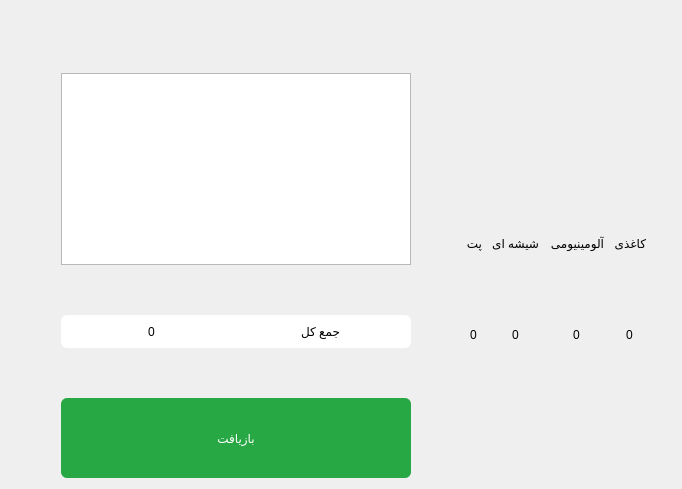
      <widget class="QWidget" name="pageAutoDeliveryItems">
       <layout class="QVBoxLayout" name="verticalLayout_9">
        <property name="spacing">
         <number>50</number>
        </property>
        <property name="topMargin">
         <number>9</number>
        </property>
        <item>
         <layout class="QHBoxLayout" name="horizontalLayout_4">
          <property name="spacing">
           <number>50</number>
          </property>
          <property name="leftMargin">
           <number>50</number>
          </property>
          <property name="topMargin">
           <number>0</number>
          </property>
          <property name="rightMargin">
           <number>20</number>
          </property>
          <item>
           <layout class="QVBoxLayout" name="verticalLayout_31">
            <item alignment="Qt::AlignHCenter">
             <widget class="QLabel" name="lblAutoSelectedItem">
              <property name="maximumSize">
               <size>
                <width>500</width>
                <height>16777215</height>
               </size>
              </property>
              <property name="styleSheet">
               <string notr="true">font: 24pt &quot;IRANSansFaNum&quot;;
color:#000000;</string>
              </property>
              <property name="text">
               <string/>
              </property>
              <property name="alignment">
               <set>Qt::AlignCenter</set>
              </property>
              <property name="wordWrap">
               <bool>true</bool>
              </property>
             </widget>
            </item>
            <item alignment="Qt::AlignHCenter">
             <widget class="QListWidget" name="listAutoDeliveryItems">
              <property name="sizePolicy">
               <sizepolicy hsizetype="Expanding" vsizetype="Expanding">
                <horstretch>0</horstretch>
                <verstretch>0</verstretch>
               </sizepolicy>
              </property>
              <property name="minimumSize">
               <size>
                <width>350</width>
                <height>0</height>
               </size>
              </property>
              <property name="maximumSize">
               <size>
                <width>16777215</width>
                <height>16777215</height>
               </size>
              </property>
              <property name="layoutDirection">
               <enum>Qt::RightToLeft</enum>
              </property>
              <property name="styleSheet">
               <string notr="true">font: 22pt &quot;IRANSans&quot;;
color:#000000;</string>
              </property>
              <property name="isWrapping" stdset="0">
               <bool>false</bool>
              </property>
              <property name="wordWrap">
               <bool>true</bool>
              </property>
             </widget>
            </item>
            <item>
             <widget class="QWidget" name="widget_5" native="true">
              <property name="sizePolicy">
               <sizepolicy hsizetype="Fixed" vsizetype="Fixed">
                <horstretch>0</horstretch>
                <verstretch>0</verstretch>
               </sizepolicy>
              </property>
              <property name="minimumSize">
               <size>
                <width>200</width>
                <height>0</height>
               </size>
              </property>
              <property name="maximumSize">
               <size>
                <width>350</width>
                <height>80</height>
               </size>
              </property>
              <property name="styleSheet">
               <string notr="true">background-color: rgb(255, 255, 255);
border-radius: 6px;</string>
              </property>
              <layout class="QHBoxLayout" name="horizontalLayout_9">
               <item>
                <widget class="QLabel" name="label_10">
                 <property name="styleSheet">
                  <string notr="true">font: 87 30pt &quot;IRANSansFaNum Black&quot;;
color:#000000;
</string>
                 </property>
                 <property name="text">
                  <string>0</string>
                 </property>
                 <property name="alignment">
                  <set>Qt::AlignCenter</set>
                 </property>
                </widget>
               </item>
               <item>
                <widget class="QLabel" name="label_3">
                 <property name="styleSheet">
                  <string notr="true">font: 22pt &quot;IRANSans&quot;;
color:#000000;</string>
                 </property>
                 <property name="text">
                  <string>جمع کل</string>
                 </property>
                 <property name="alignment">
                  <set>Qt::AlignCenter</set>
                 </property>
                </widget>
               </item>
              </layout>
             </widget>
            </item>
            <item>
             <widget class="QPushButton" name="btnAutoDeliveryRecycleItem">
              <property name="sizePolicy">
               <sizepolicy hsizetype="Fixed" vsizetype="Fixed">
                <horstretch>0</horstretch>
                <verstretch>0</verstretch>
               </sizepolicy>
              </property>
              <property name="minimumSize">
               <size>
                <width>200</width>
                <height>80</height>
               </size>
              </property>
              <property name="maximumSize">
               <size>
                <width>350</width>
                <height>80</height>
               </size>
              </property>
              <property name="styleSheet">
               <string notr="true">QPushButton{
background-color: #28a745;
color: rgb(255, 255, 255);
font: 24pt &quot;IRANSans&quot;;
padding: 3px; 
border: none; 
border-radius: 6px;
outline-style: none;
}
QPushButton:pressed {
background-color: #145222;
border-style: inset;
}</string>
              </property>
              <property name="text">
               <string>بازیافت</string>
              </property>
             </widget>
            </item>
           </layout>
          </item>
          <item>
           <layout class="QGridLayout" name="gridLayout_3">
            <property name="sizeConstraint">
             <enum>QLayout::SetDefaultConstraint</enum>
            </property>
            <property name="leftMargin">
             <number>5</number>
            </property>
            <property name="topMargin">
             <number>100</number>
            </property>
            <property name="rightMargin">
             <number>5</number>
            </property>
            <property name="bottomMargin">
             <number>100</number>
            </property>
            <property name="horizontalSpacing">
             <number>10</number>
            </property>
            <property name="verticalSpacing">
             <number>5</number>
            </property>
            <item row="3" column="3" alignment="Qt::AlignHCenter|Qt::AlignVCenter">
             <widget class="QLabel" name="lblNumCategory2">
              <property name="styleSheet">
               <string notr="true">font: 87 32pt &quot;IRANSansFaNum Black&quot;;
color:#000000;</string>
              </property>
              <property name="text">
               <string>0</string>
              </property>
             </widget>
            </item>
            <item row="1" column="4" alignment="Qt::AlignHCenter|Qt::AlignVCenter">
             <widget class="QLabel" name="lblPixmapCategory3">
              <property name="text">
               <string/>
              </property>
              <property name="pixmap">
               <pixmap>images/item/category3.png</pixmap>
              </property>
              <property name="scaledContents">
               <bool>true</bool>
              </property>
              <property name="alignment">
               <set>Qt::AlignCenter</set>
              </property>
             </widget>
            </item>
            <item row="1" column="2" alignment="Qt::AlignHCenter|Qt::AlignVCenter">
             <widget class="QLabel" name="lblPixmapCategory1">
              <property name="maximumSize">
               <size>
                <width>16777215</width>
                <height>16777215</height>
               </size>
              </property>
              <property name="baseSize">
               <size>
                <width>0</width>
                <height>0</height>
               </size>
              </property>
              <property name="text">
               <string/>
              </property>
              <property name="pixmap">
               <pixmap>images/item/category1.png</pixmap>
              </property>
              <property name="scaledContents">
               <bool>true</bool>
              </property>
              <property name="alignment">
               <set>Qt::AlignCenter</set>
              </property>
              <property name="wordWrap">
               <bool>false</bool>
              </property>
             </widget>
            </item>
            <item row="3" column="5" alignment="Qt::AlignHCenter|Qt::AlignVCenter">
             <widget class="QLabel" name="lblNumCategory4">
              <property name="styleSheet">
               <string notr="true">font: 87 32pt &quot;IRANSansFaNum Black&quot;;
color:#000000;</string>
              </property>
              <property name="text">
               <string>0</string>
              </property>
             </widget>
            </item>
            <item row="3" column="4" alignment="Qt::AlignHCenter|Qt::AlignVCenter">
             <widget class="QLabel" name="lblNumCategory3">
              <property name="styleSheet">
               <string notr="true">font: 87 32pt &quot;IRANSansFaNum Black&quot;;
color:#000000;</string>
              </property>
              <property name="text">
               <string>0</string>
              </property>
             </widget>
            </item>
            <item row="1" column="5" alignment="Qt::AlignHCenter|Qt::AlignVCenter">
             <widget class="QLabel" name="lblPixmapCategory4">
              <property name="frameShape">
               <enum>QFrame::NoFrame</enum>
              </property>
              <property name="frameShadow">
               <enum>QFrame::Plain</enum>
              </property>
              <property name="midLineWidth">
               <number>0</number>
              </property>
              <property name="text">
               <string/>
              </property>
              <property name="pixmap">
               <pixmap>images/item/category4.png</pixmap>
              </property>
              <property name="scaledContents">
               <bool>true</bool>
              </property>
              <property name="alignment">
               <set>Qt::AlignCenter</set>
              </property>
             </widget>
            </item>
            <item row="3" column="2" alignment="Qt::AlignHCenter|Qt::AlignVCenter">
             <widget class="QLabel" name="lblNumCategory1">
              <property name="styleSheet">
               <string notr="true">font: 87 32pt &quot;IRANSansFaNum Black&quot;;
color:#000000;</string>
              </property>
              <property name="text">
               <string>0</string>
              </property>
             </widget>
            </item>
            <item row="2" column="2" alignment="Qt::AlignHCenter|Qt::AlignVCenter">
             <widget class="QLabel" name="lblTxtCategory1">
              <property name="styleSheet">
               <string notr="true">font: 18pt &quot;IRANSans&quot;;
color:#000000;</string>
              </property>
              <property name="text">
               <string>پت</string>
              </property>
             </widget>
            </item>
            <item row="2" column="5" alignment="Qt::AlignHCenter|Qt::AlignVCenter">
             <widget class="QLabel" name="lblTxtCategory4">
              <property name="styleSheet">
               <string notr="true">font: 18pt &quot;IRANSans&quot;;
color:#000000;</string>
              </property>
              <property name="text">
               <string>کاغذی</string>
              </property>
             </widget>
            </item>
            <item row="2" column="4" alignment="Qt::AlignHCenter|Qt::AlignVCenter">
             <widget class="QLabel" name="lblTxtCategory3">
              <property name="styleSheet">
               <string notr="true">font: 18pt &quot;IRANSans&quot;;
color:#000000;</string>
              </property>
              <property name="text">
               <string>آلومینیومی</string>
              </property>
             </widget>
            </item>
            <item row="1" column="3" alignment="Qt::AlignHCenter|Qt::AlignVCenter">
             <widget class="QLabel" name="lblPixmapCategory2">
              <property name="maximumSize">
               <size>
                <width>16777215</width>
                <height>16777215</height>
               </size>
              </property>
              <property name="text">
               <string/>
              </property>
              <property name="pixmap">
               <pixmap>images/item/category2.png</pixmap>
              </property>
              <property name="scaledContents">
               <bool>true</bool>
              </property>
              <property name="alignment">
               <set>Qt::AlignCenter</set>
              </property>
             </widget>
            </item>
            <item row="2" column="3" alignment="Qt::AlignHCenter|Qt::AlignVCenter">
             <widget class="QLabel" name="lblTxtCategory2">
              <property name="styleSheet">
               <string notr="true">font: 18pt &quot;IRANSans&quot;;
color:#000000;</string>
              </property>
              <property name="text">
               <string>شیشه ای</string>
              </property>
             </widget>
            </item>
           </layout>
          </item>
         </layout>
        </item>
       </layout>
      </widget>
